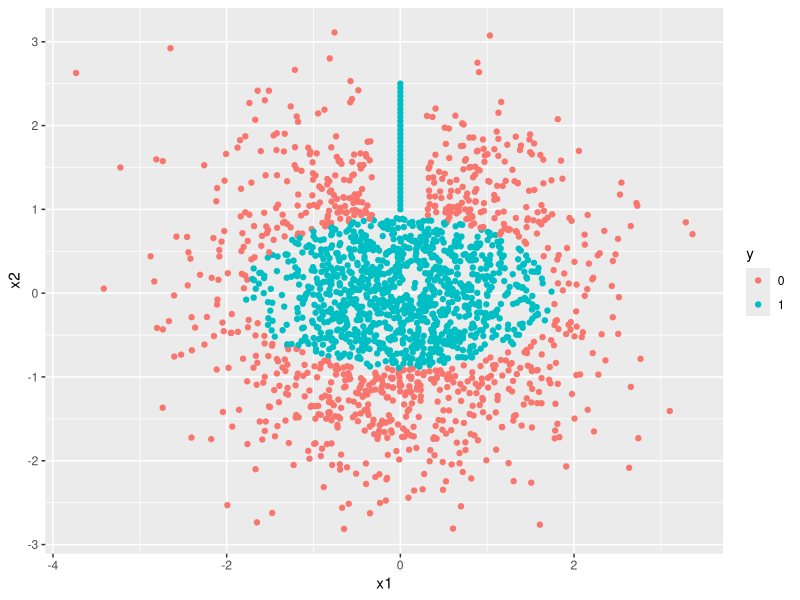

Here is the R script that generated this plot: (Note: this script raises an error after producing the figure.)
#Selina Carter
# MATH-504: HW #12
#April 21, 2018

setwd("C:/Users/selinac/Documents/2-Personal/Courses/MATH 504/HW 12")


nn <- read.table("nn.txt", header = TRUE)

nn$y <- as.factor(nn$y)

## Question 2 a
###
#Visualize the data
library(ggplot2)


ggplot(nn, 
       aes(x = x1, 
           y = x2,
           color = y)) + 
  geom_point()

x <- as.matrix(nn[c("x1", "x2")])
class(x)
dim(x)
## Question 2b
#See Word doc


### Quesion 2c
#See Word doc.

#Step 0: Make my "fake" (test) eta as a matrix (or dataframe):

#Suppose m = 4.

alpha_0 = rnorm(n = 4, mean = 1, sd = 4)
alpha_1 = rnorm(n = 4, mean = -1, sd = 4)
alpha_2 = rnorm(n = 4, mean = -3, sd = 4)
beta_0 = c(rnorm(n = 2, mean = 2, sd = 2), rep(NA, 2))
beta_1 = c(rnorm(n = 2, mean = -4, sd = 2), rep(NA, 2))
beta_2 = c(rnorm(n = 2, mean = 4, sd = 2), rep(NA, 2))
beta_3 = c(rnorm(n = 2, mean = -4, sd = 2), rep(NA, 2))
beta_4 = c(rnorm(n = 2, mean = 4, sd = 2), rep(NA, 2))

i_row <- 1:4
colnames <- c("alpha_0", "alpha_1", "alpha_2", "beta_0", "beta_1", "beta_2", "beta_3", "beta_4")
names = list(i_row, colnames)

eta = matrix(c(alpha_0, alpha_1, alpha_2, beta_0, beta_1, beta_2, beta_3, beta_4), ncol = 8, nrow = 4, dimnames = names)
eta
class(eta[,1])


eta = data.frame(alpha_0, alpha_1, alpha_2, beta_0, beta_1, beta_2, beta_3, beta_4)
eta
class(eta$alpha_0)

#Step 1: create functions for getting the alphas and betas.

get_alpha_0 = function(eta, i){
  return(eta$alpha_0[i])
}

#Test:
get_alpha_0(eta, 1)
get_alpha_0(eta, 3)

get_alphas = function(eta, i){
  alphas = c(eta$alpha_1[i], eta$alpha_2[i])
return(alphas)
}

#Test:
get_alphas(eta, 1)
get_alphas(eta, 3)

get_beta_0 = function(eta, i){
  return(eta$beta_0[i])
}

#Test:
get_beta_0(eta, 1)
get_beta_0(eta, 3) #We wouldn't want to get beta for i = 3, because we only have T1 and T2. So we only need Beta up to i = 1 and i = 2.

get_betas = function(eta, i){
  betas = c(eta$beta_1[i], eta$beta_2[i], eta$beta_3[i], eta$beta_4[i])
  return(betas)
}

#Test:
get_betas(eta, 1)
get_betas(eta, 3) #We wouldn't want to get beta for i = 3, because we only have T1 and T2. So we only need Beta up to i = 1 and i = 2.

NN(x, eta, m = 4)


NN = function(x, eta, m){
  #First, the "hidden layer" (Z1, Z2, ...Zm)
  z <- rep(NA, m)
  
  for (i in 1:m){
  z[i] = 1/(1 + exp(-get_alpha_0(eta, i) - get_alphas(eta, i)%*%x[i,]))
  }
  

  #Next, the "output layer" (T1, T2)
  t <- rep(NA, 2)
  
  for (i in 1:2){
    t[i] = 1/(1 + exp(-get_beta_0(eta, i) - get_betas(eta, i)%*%z))
  }

  #Last, the probability of Y1, Y2
  y_prob <- rep(NA, 2)
  
  for (i in 1:2){
    y_prob[i] = exp(t[i])/(exp(t[1])+ exp(t[2]))
    
  }
return(y_prob)  
}


#Test:
NN(x, eta, m = 4)







#Question 2d: see Word doc

#Function for logL(eta):

logL = function(x, eta, m, y){
  #First use NN(x, eta, m) to get the Y values given the data x and our chosen m.
  Y <- NN(x, eta, m)
  Y1 <- Y[1]
  Y2 <- Y[2]

  N = nrow(x)
  
  logL <- rep(NA, N)
  
  i = 1
  for (i in 1:N){
    logL[i] = (1-y[i])*log(Y1) + y[i]*log(Y2)
  }
  
  result = sum(logL)
  return(result)
}

#Test:

x <- as.matrix(nn[c("x1", "x2")])
y_data = as.numeric(nn$y)

logL(x, eta, m = 4, y = y_data)  #Appears to work.



#Function for gradient of logL(eta):


#Since  writing the analytical function for grad_logL(eta) is too complicated, we will use finite differences instead.



#Two-point forward difference formula
options(digits = 16)

two_point_fd = function(x, eta, m, y, h) {
  n = ncol(x)
  dim_eta = m*(n+3) + 2
  ncol_eta = n+1 + m+1

  alpha_names = NA
  for (i in 0:n){
    alpha_names[i+1] <- paste0("alpha_",as.character(i))
  }
  
  beta_names = NA
  for (i in 0:m){
    beta_names[i+1] <- paste0("beta_",as.character(i))
  }
  
  colnames <- c(alpha_names, beta_names)
  first_d <- data.frame(matrix(NA, ncol = ncol_eta, nrow = m))
  colnames(first_d) <- colnames

  
  #Modify eta by adding 0's to "NA" locations
  eta_0 <- as.matrix(eta)
  eta_0[which(is.na(eta_0)==TRUE)] <- 0
  eta_0 <- data.frame(eta_0)
  colnames(eta_0) <- colnames
  
  #Make eta_h for the "eta + h" values 
  eta_h <- eta_0
  
  for (i in 1:ncol_eta){
    for (j in 1:m){
      eta_h[j,i] <- (eta_0[j,i] + h)

      #Calculate finite difference (approximate the first derivative)
      first_d[j, i] <- (logL(x, eta_h, m, y) - logL(x, eta_mod, m, y))/h 
    }
  }
  
  #Put NA's back for the associated Beta's
  first_d <- as.matrix(first_d)
  first_d[which(is.na(eta)==TRUE)] <- NA
  return(first_d) 
}


two_point_fd(x, eta, m = 4, y = y_data, h = 5) #Seems to work with large h


two_point_fd(x, eta, m = 4, y = y_data, h = 10^-3)



#








